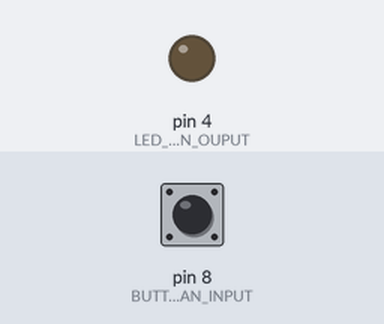
A sketch run on a simulated Arduino Uno, built with avr-gcc and run on an emulated ATmega328P. On the bench: output pins drawn as LEDs (lit = HIGH). Dashed ring = blinking. Inputs (shaded band) come from the test bench; at power-on: pin 8 (BUTTON_MUST_BE_AN_INPUT) LOW.

Above: at 1.2 s.
1.3 s: pin 8 (BUTTON_MUST_BE_AN_INPUT) pulled HIGH for 0.15 s
At 2.1 s:
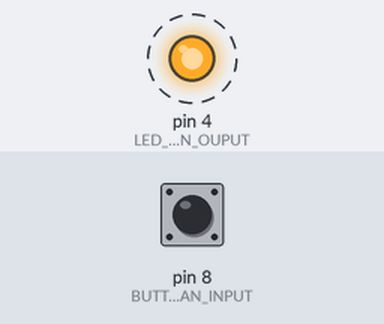
Timing chart, 0 to 10.4 s (numbered marks = the images above; inputs shaded):
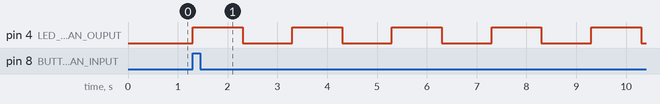

Measured:
- after the input at 1.3 s, pin 4 (LED_IS_AN_OUPUT): alternates HIGH for 1.0 s and LOW for 1.0 s, starting at once

The sketch:

button_led2.ino
```cpp
int buttonstate=0; // Keeps the button state
int i=0;
void setup() {
pinMode(4,OUTPUT); //LED IS AN OUPUT
pinMode(8,INPUT); // BUTTON MUST BE AN INPUT
}

void loop() {
buttonstate=digitalRead(8);//Checks the state of the button
if(buttonstate==HIGH){
  for(i=0;i<5;i++){ //If the button is pushed, the led wil blink five times
  digitalWrite(4,HIGH);
  delay(1000);
  digitalWrite(4,LOW);
  delay(1000);
  }
} else{
  digitalWrite(4,LOW);
}
}
```
